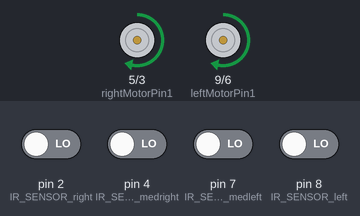
The sketch below on a simulated Arduino Uno, built with avr-gcc and run on an emulated ATmega328P. Shown: motor-driver pin pairs drawn as motors (green arrow = first pin HIGH = forward, orange = second pin HIGH = backward, longer = more drive, scaled by the enable pin). The inputs (shaded band) are chosen by the test bench; at power-on: pin 2 (IR_SENSOR_right), pin 4 (IR_SENSOR_medright), pin 7 (IR_SENSOR_medleft), pin 8 (IR_SENSOR_left) LOW.

Above: at 1.2 s.
1.3 s: pin 2 (IR_SENSOR_right) driven HIGH
At 2.5 s:
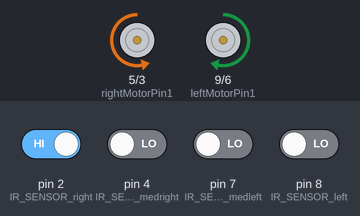
2.8 s: pin 8 (IR_SENSOR_left) driven HIGH
At 3.8 s:
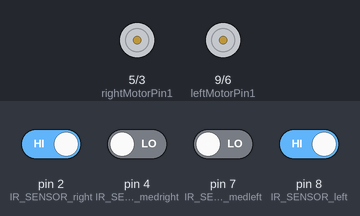
4.3 s: pin 2 (IR_SENSOR_right) driven LOW
At 4.9 s:
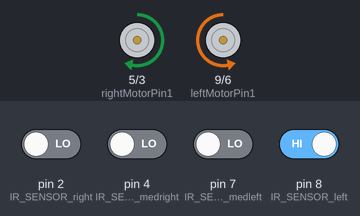
5.8 s: pin 8 (IR_SENSOR_left) driven LOW
At 6.1 s:
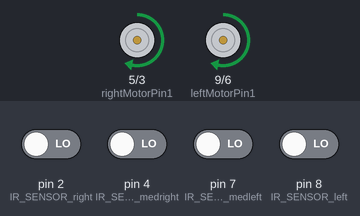
7.3 s: pin 4 (IR_SENSOR_medright) driven HIGH
At 8.4 s:
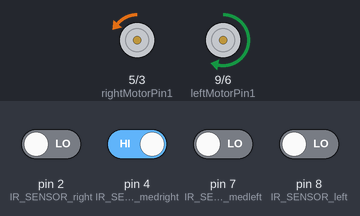
8.8 s: pin 4 (IR_SENSOR_medright) driven LOW
At 9.6 s:
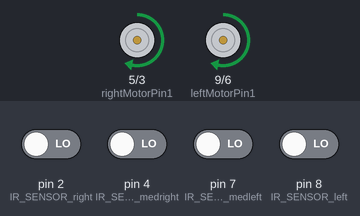
Timing chart, 0 to 11.3 s (numbered marks = the images above; inputs shaded):
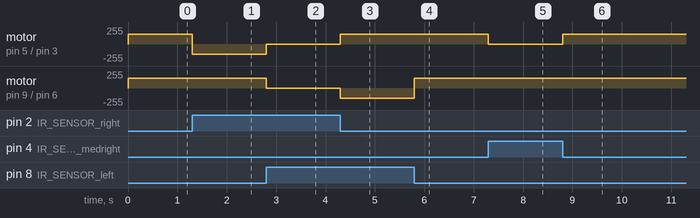

Measured:
- after the input at 1.3 s, motor on pin 5 (rightMotorPin1) / pin 3 (rightMotorPin2): forward 150/255 → backward 150/255 at once
- after the input at 2.8 s, motor on pin 5 (rightMotorPin1) / pin 3 (rightMotorPin2): backward 150/255 → stopped at once; motor on pin 9 (leftMotorPin1) / pin 6 (leftMotorPin2): forward 150/255 → stopped at once
- after the input at 4.3 s, motor on pin 5 (rightMotorPin1) / pin 3 (rightMotorPin2): stopped → forward 150/255 at once; motor on pin 9 (leftMotorPin1) / pin 6 (leftMotorPin2): stopped → backward 150/255 at once
- after the input at 5.8 s, motor on pin 9 (leftMotorPin1) / pin 6 (leftMotorPin2): backward 150/255 → forward 150/255 at once
- after the input at 7.3 s, motor on pin 5 (rightMotorPin1) / pin 3 (rightMotorPin2): forward 150/255 → backward 1/255 at once
- after the input at 8.8 s, motor on pin 5 (rightMotorPin1) / pin 3 (rightMotorPin2): backward 1/255 → forward 150/255 at once

The sketch:

LineFollowerRobotWithFourSensors.ino
```cpp
#define IR_SENSOR_right 2
#define IR_SENSOR_medright 4
#define IR_SENSOR_medleft 7
#define IR_SENSOR_left 8
#define MOTOR_SPEED 180

//Left motor
int enableLeftMotor=10;
int leftMotorPin1=9;
int leftMotorPin2=6;

//Right motor
int enableRightMotor=11;
int rightMotorPin1=5;
int rightMotorPin2=3;

void setup()
{
  TCCR0B = TCCR0B & B11111000 | B00000010 ;

  // put your setup code here, to run once:
  pinMode(enableRightMotor, OUTPUT);
  pinMode(rightMotorPin1, OUTPUT);
  pinMode(rightMotorPin2, OUTPUT);

  pinMode(enableLeftMotor, OUTPUT);
  pinMode(leftMotorPin1, OUTPUT);
  pinMode(leftMotorPin2, OUTPUT);

  pinMode(IR_SENSOR_right, INPUT);
  pinMode(IR_SENSOR_medright, INPUT);
  pinMode(IR_SENSOR_medleft, INPUT);
  pinMode(IR_SENSOR_left, INPUT);
  rotateMotor(0,0);
}


void loop()
{

  int rightIRSensorValue = digitalRead(IR_SENSOR_right);
  int medrightIRSensorValue = digitalRead(IR_SENSOR_medright);
  int medleftIRSensorValue = digitalRead(IR_SENSOR_medleft);
  int leftIRSensorValue = digitalRead(IR_SENSOR_left);

  if (leftIRSensorValue == HIGH && medleftIRSensorValue == HIGH && medrightIRSensorValue == HIGH && rightIRSensorValue == HIGH )
  {
    rotateMotor( 0 , 0 );
  }
  else if (leftIRSensorValue == LOW && medleftIRSensorValue == LOW && medrightIRSensorValue == LOW  && rightIRSensorValue == HIGH )
  {
      rotateMotor(150,-150);
  }
   else if (leftIRSensorValue == LOW && medleftIRSensorValue == LOW && medrightIRSensorValue == LOW  && rightIRSensorValue == LOW )
  {
      rotateMotor(-150,-150);
  }
   else if (leftIRSensorValue == LOW && medleftIRSensorValue == LOW && medrightIRSensorValue == HIGH && rightIRSensorValue == LOW )
  {
      rotateMotor( 1,-150 );
  }
   else if (leftIRSensorValue == LOW && medleftIRSensorValue == LOW && medrightIRSensorValue == HIGH && rightIRSensorValue == HIGH )
  {
      rotateMotor(150, -150);
  }
   else if (leftIRSensorValue == LOW && medleftIRSensorValue == HIGH && medrightIRSensorValue == LOW && rightIRSensorValue == LOW )
  {
      rotateMotor(-150, 1 );
  }
   else if (leftIRSensorValue == LOW && medleftIRSensorValue == HIGH && medrightIRSensorValue == LOW && rightIRSensorValue == HIGH )
  {
      rotateMotor(150, -150);
  }
   else if (leftIRSensorValue == LOW && medleftIRSensorValue == HIGH && medrightIRSensorValue == HIGH && rightIRSensorValue == LOW )
  {
      rotateMotor(-150, -150);
  }
   else if (leftIRSensorValue == LOW && medleftIRSensorValue == HIGH && medrightIRSensorValue == HIGH && rightIRSensorValue == HIGH )
  {
      rotateMotor(150, -150);
  }
   else if (leftIRSensorValue == HIGH && medleftIRSensorValue == LOW && medrightIRSensorValue == LOW && rightIRSensorValue == LOW )
  {
      rotateMotor(-150, 150);
  }
   else if (leftIRSensorValue == HIGH && medleftIRSensorValue == LOW && medrightIRSensorValue == HIGH && rightIRSensorValue == LOW )
  {
      rotateMotor(-150, 150);
  }
  else if (leftIRSensorValue == HIGH && medleftIRSensorValue == HIGH && medrightIRSensorValue == HIGH && rightIRSensorValue == LOW )
  {
      rotateMotor(-150, 150);
  }
  else if (leftIRSensorValue == HIGH && medleftIRSensorValue == HIGH && medrightIRSensorValue == LOW && rightIRSensorValue == LOW )
  {
      rotateMotor(-150, 150);
  }
  else
  {
    rotateMotor(0, 0);
  }
}


void rotateMotor(int rightMotorSpeed, int leftMotorSpeed)
{

  if (rightMotorSpeed > 0)
  {
    digitalWrite(rightMotorPin1,LOW);
    digitalWrite(rightMotorPin2,HIGH);
  }
  else if (rightMotorSpeed < 0)
  {
    digitalWrite(rightMotorPin1,HIGH);
    digitalWrite(rightMotorPin2,LOW);
  }
  else
  {
    digitalWrite(rightMotorPin1,LOW);
    digitalWrite(rightMotorPin2,LOW);
  }

  if (leftMotorSpeed > 0)
  {
    digitalWrite(leftMotorPin1,LOW);
    digitalWrite(leftMotorPin2,HIGH);
  }
  else if (leftMotorSpeed < 0)
  {
    digitalWrite(leftMotorPin1,HIGH);
    digitalWrite(leftMotorPin2,LOW);
  }
  else
  {
    digitalWrite(leftMotorPin1,LOW);
    digitalWrite(leftMotorPin2,LOW);
  }
  analogWrite(enableRightMotor, abs(rightMotorSpeed));
  analogWrite(enableLeftMotor, abs(leftMotorSpeed));
}
```
